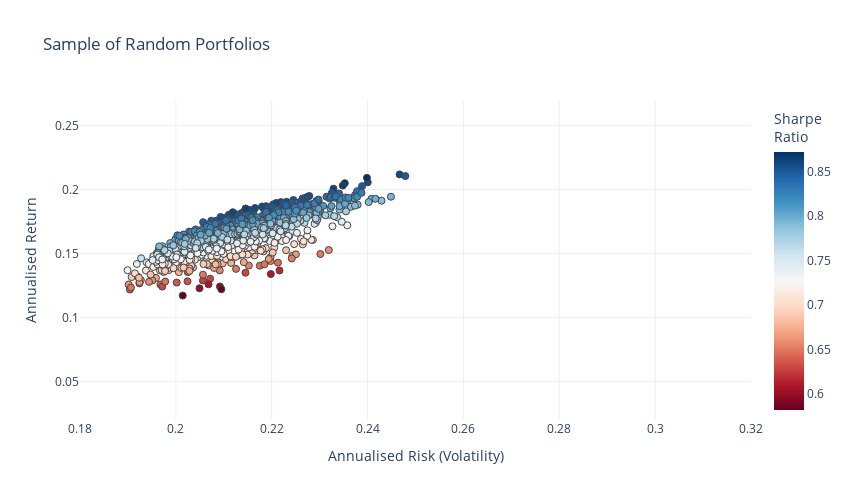

Write notebook code for a chart like this one.
### Code cell
#-- Plot the risk vs. return of randomly generated portfolios
#-- Convert the list from before into an array for easy plotting
mean_variance_pairs = np.array(mean_variance_pairs)

risk_free_rate=0 #-- Include risk free rate here

fig = go.Figure()
fig.add_trace(go.Scatter(x=mean_variance_pairs[:,1]**0.5, y=mean_variance_pairs[:,0], 
                      marker=dict(color=(mean_variance_pairs[:,0]-risk_free_rate)/(mean_variance_pairs[:,1]**0.5), 
                                  showscale=True, 
                                  size=7,
                                  line=dict(width=1),
                                  colorscale="RdBu",
                                  colorbar=dict(title="Sharpe<br>Ratio")
                                 ), 
                      mode='markers'))
fig.update_layout(template='plotly_white',
                  xaxis=dict(title='Annualised Risk (Volatility)'),
                  yaxis=dict(title='Annualised Return'),
                  title='Sample of Random Portfolios',
                  width=850,
                  height=500)
fig.update_xaxes(range=[0.18, 0.32])
fig.update_yaxes(range=[0.02,0.27])
fig.update_layout(coloraxis_colorbar=dict(title="Sharpe Ratio"))

### Figure 1 — Plotly figure (JSON) as saved in the notebook; plotly's stock layout.template omitted (floating-point values rounded to 4 significant figures; data arrays with more than 128 entries replaced by an {"elided": "..."} marker saying what was removed)
{"data": [{"marker": {"color": {"elided": "1000 float values"}, "colorbar": {"title": {"text": "Sharpe<br>Ratio"}}, "colorscale": [[0, "rgb(103,0,31)"], [0.1, "rgb(178,24,43)"], [0.2, "rgb(214,96,77)"], [0.3, "rgb(244,165,130)"], [0.4, "rgb(253,219,199)"], [0.5, "rgb(247,247,247)"], [0.6, "rgb(209,229,240)"], [0.7, "rgb(146,197,222)"], [0.8, "rgb(67,147,195)"], [0.9, "rgb(33,102,172)"], [1, "rgb(5,48,97)"]], "line": {"width": 1}, "showscale": true, "size": 7}, "mode": "markers", "type": "scatter", "x": {"elided": "1000 float values"}, "y": {"elided": "1000 float values"}}], "layout": {"coloraxis": {"colorbar": {"title": {"text": "Sharpe Ratio"}}}, "height": 500, "title": {"text": "Sample of Random Portfolios"}, "width": 850, "xaxis": {"range": [0.18, 0.32], "title": {"text": "Annualised Risk (Volatility)"}}, "yaxis": {"range": [0.02, 0.27], "title": {"text": "Annualised Return"}}}}
